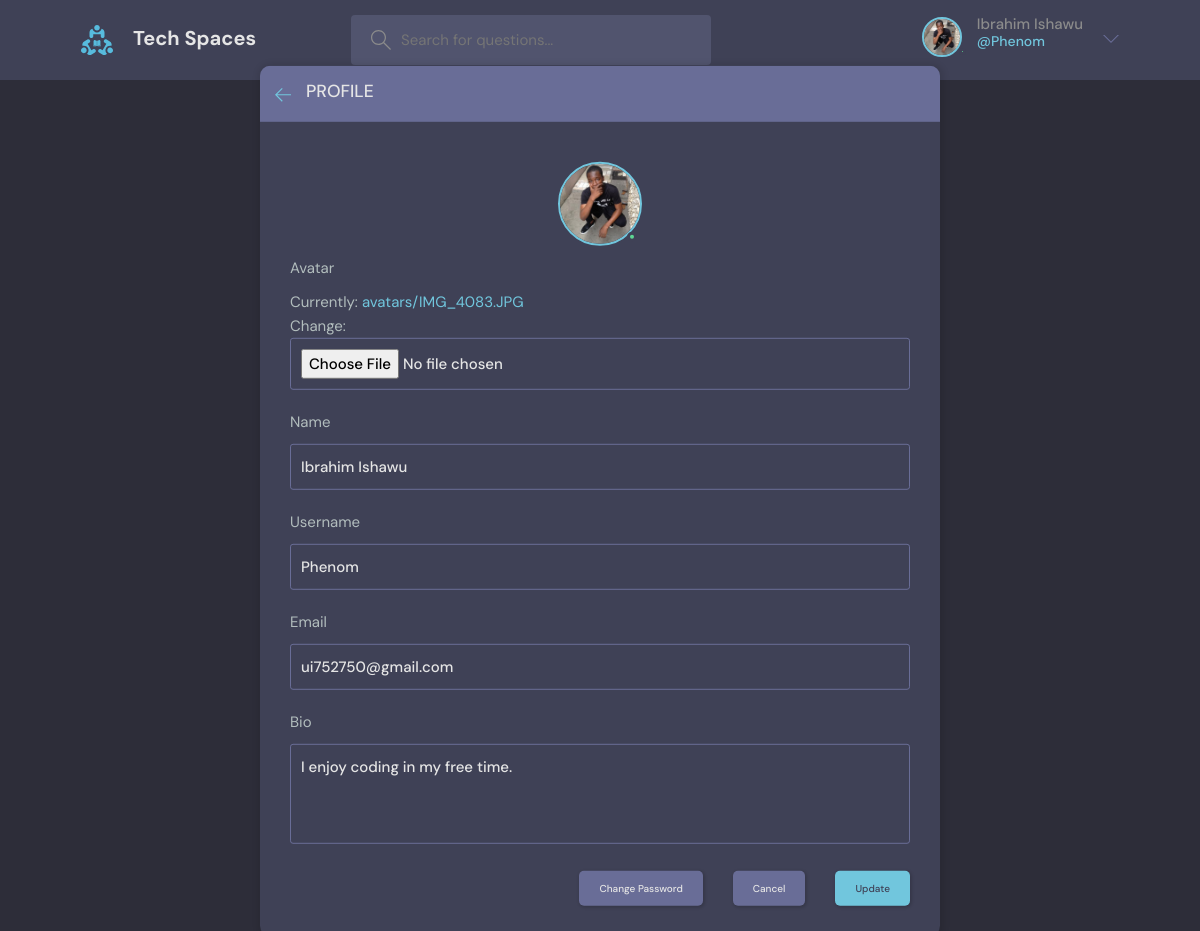
Before: /accounts/profile/update/ (signed in) with the older database file.
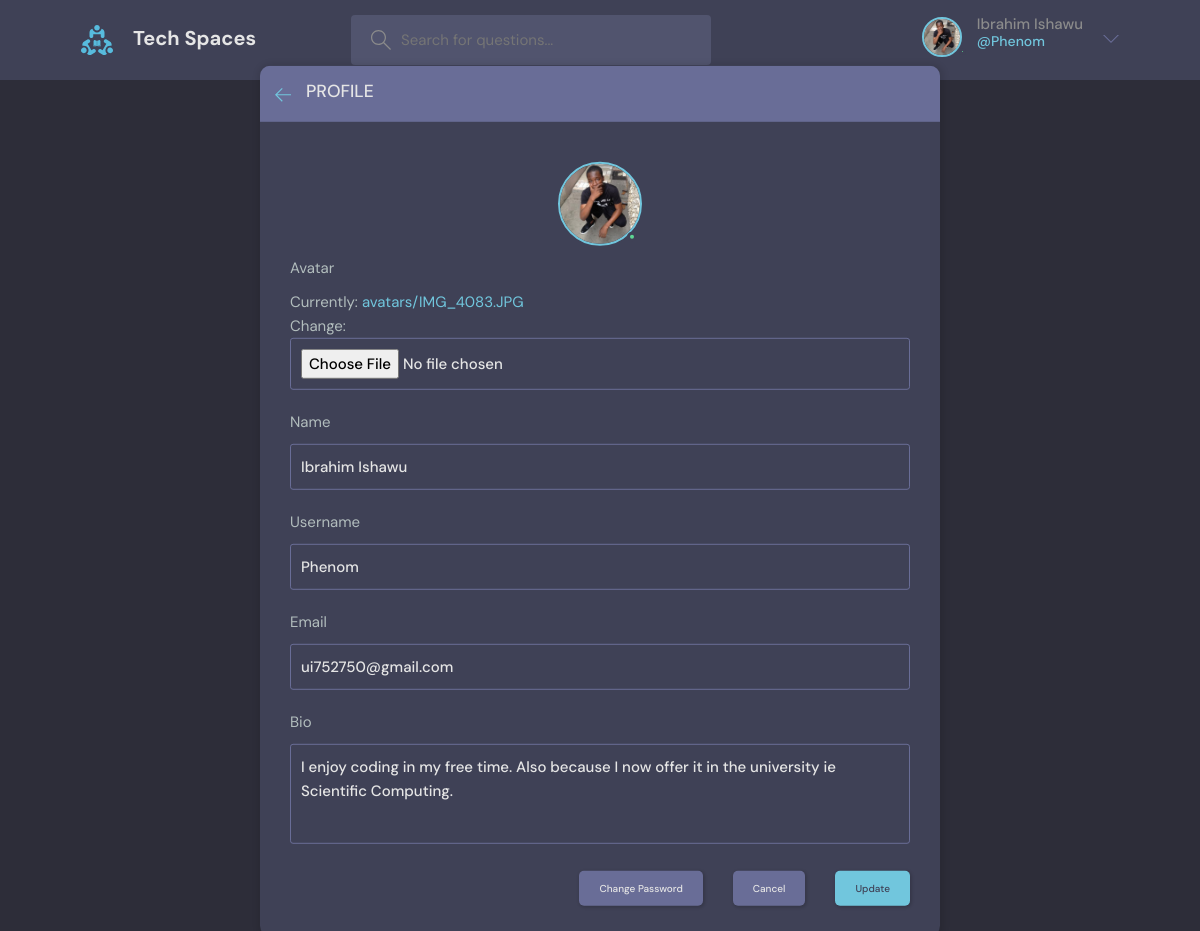
After: the same page with the newer database file.
### core/models.py (models this page shows, shortened)
class User(AbstractUser):
    name = models.CharField(max_length=200, null=True)
    email = models.EmailField(unique=True, null=True)
    bio = models.TextField(null=True)
    avatar = models.ImageField(null=True, default='avatar.svg', upload_to='avatars')
    REQUIRED_FIELDS = []

### user_authentication/views.py (the view, shortened to what this page needs)
# urls.py: path('profile/update/', views.UpdateProfile.as_view(), name='update_profile'),
class UpdateProfile(LoginRequiredMixin, View):
    def get(self, request):
        form = UserUpdateForm(instance=request.user)
        context = {
            'form': form,
        }
        return render(request, 'user_authentication/profile_update.html', context)

### user_authentication/forms.py
class UserUpdateForm(forms.ModelForm):
    class Meta:
        model = User
        fields = ['avatar', 'name', 'username', 'email', 'bio']

### user_authentication/templates/user_authentication/profile_update.html (shortened to what this page needs)
{% extends 'core/base.html' %}
{% block content %}
    <main class="create-room layout">
      <div class="container">
        <div class="layout__box">
          <div class="layout__boxHeader">
            <div class="layout__boxTitle">
              <a href="{{ request.META.HTTP_REFERER }}">
                <svg
                  version="1.1"
                  xmlns="http://www.w3.org/2000/svg"
                  width="32"
                  height="32"
                  viewBox="0 0 32 32"
                >
                  <title>arrow-left</title>
                  <path
                    d="M13.723 2.286l-13.723 13.714 13.719 13.714 1.616-1.611-10.96-10.96h27.625v-2.286h-27.625l10.965-10.965-1.616-1.607z"
                  ></path>
                </svg>
              </a>
              <h3>Profile</h3>
            </div>
          </div>
          <div class="settings layout__body">
            <div class="settings__avatar">
              <div class="avatar avatar--large active">
                <img src="{{ request.user.avatar.url }}" id="preview-avatar" />
              </div>
            </div>
            <form class="form" method="POST">
              {% for field in form %}
                <div class="form__group">
                  <label for="{{ field.label }}">{{ field.label }}</label>
                  {{ field }}
                </div>
              {% endfor %}
              <div class="form__action">
                <a class="btn btn--dark" href="{% url 'change_password' %}">Change Password</a>
                <a class="btn btn--dark" href="{% url 'home' %}">Cancel</a>
                <button class="btn btn--main" type="submit">Update</button>
              </div>
            </form>
          </div>
        </div>
      </div>
    </main>
{% endblock content %}

### core/templates/core/_header.html (shortened to what this page needs)
{% load static %}
<header class="header header--loggedIn">
      <div class="container">
        <a href="/" class="header__logo">
          <img src="{% static 'core/img/logo.svg' %}" />
          <h1>Tech Spaces</h1>
        </a>
        <form class="header__search">
          <label>
            <input name='query' placeholder="Search for questions..." />
          </label>
        </form>
        <nav class="header__menu">
          {% if not request.user.is_authenticated %}
            <a href="{% url 'login' %}">
              <img src="{% static 'core/img/avatar.svg' %}" />
              <p>Login</p>
            </a>
          {% else %}
            <div class="header__user">
              <a href="{% url 'update_profile' %}">
                <div class="avatar avatar--medium active">
                  <img src="{{ request.user.avatar.url }}" />
                </div>
                <p>{{ request.user.name }} <span>@{{ request.user.username }}</span></p>
              </a>
              <button class="dropdown-button">
                <svg version="1.1" xmlns="http://www.w3.org/2000/svg" width="32" height="32" viewBox="0 0 32 32">
                  <title>chevron-down</title>
                  <path d="M16 21l-13-13h-3l16 16 16-16h-3l-13 13z"></path>
                </svg>
              </button>
            </div>
          {% endif %}
        </nav>
      </div>
    </header>

Changed rows visible on the page:
changed User "Ibrahim Ishawu": bio "I enjoy coding in my free time." → "I enjoy coding in my free time. Also because I now offer it in the university ie Scientific Computing."
